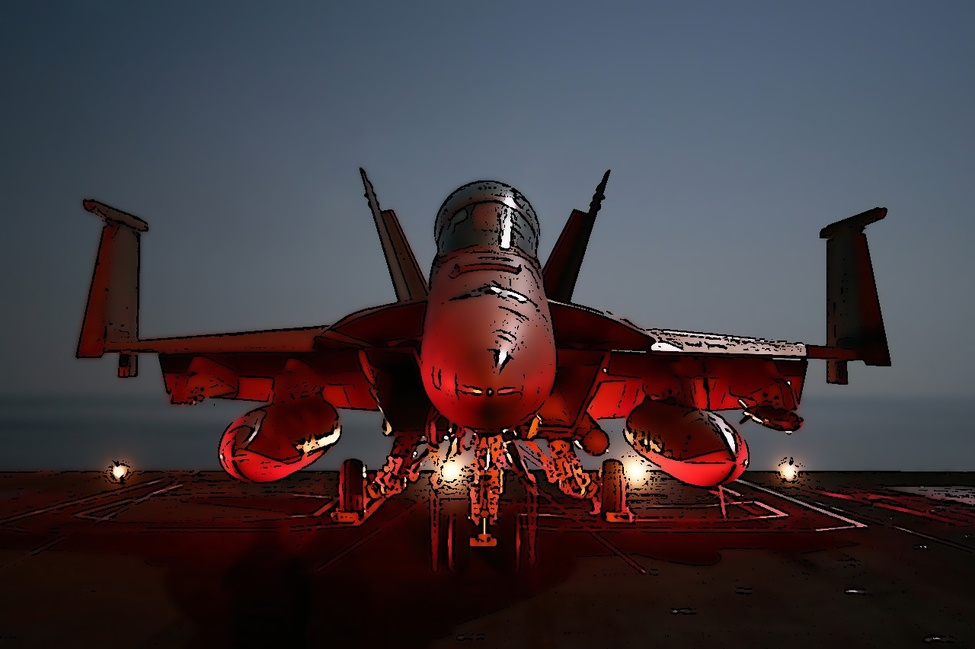
#> input picture PythonDataManipulation/cartoonified_image.jpg_1.jpg, 975 x 649 px, shrunk from 1280 x 852 before the run
$ python -i Toon_W.py   (imports and definitions only)   (older library calls are emulated)
#> lines starting #> are read from the running program, lines starting #| are printed output that depends on the picture; after the words box and inside, x2 and y2 are one past the last pixel; in counts of white or black regions, pixels touching at a corner belong together
#> further down, picture is the input picture: shape (649, 975, 3); mean B, G, R 62.3, 56.8, 66.1
# -*- coding: utf.
"""
Created on Wed Oct 25 21:19:59 2023

@author: Sanchez-Cisneros
"""

import cv2
import numpy as np
import requests
import os
import platform
import json
import random

#PIXABAY_API_KEY = "40280608-389a5d543efd52fde398d205d"


PIXABAY_API_KEY = '40280608-389a5d543efd52fde398d205d' # Replace with your Pixabay API key

def cartoonify_image(img_array):
    # Convert to grayscale
    gray = cv2.cvtColor(img_array, cv2.COLOR_BGR2GRAY)
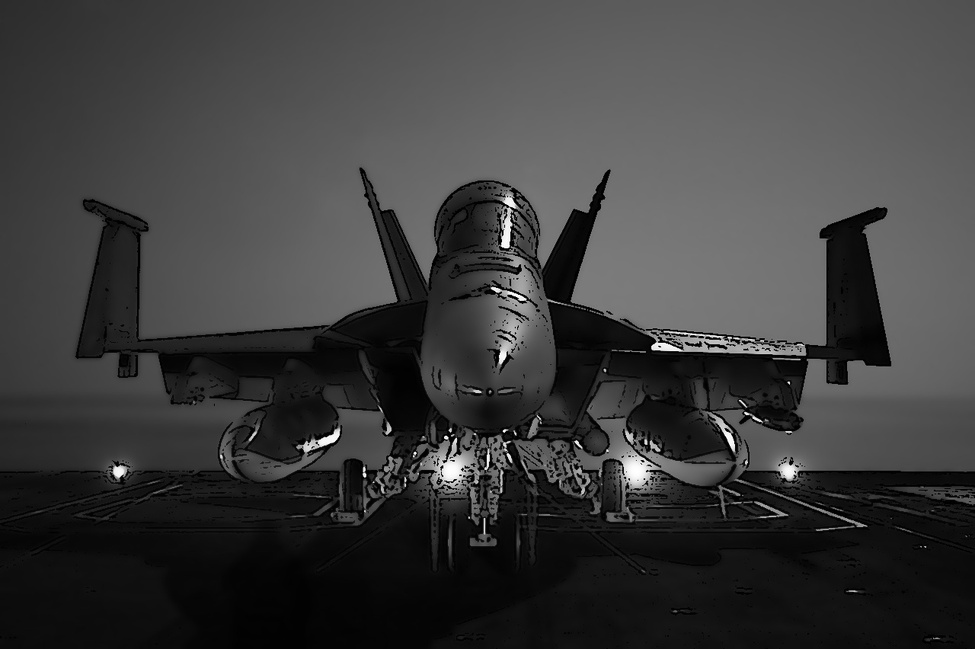
#> gray: shape (649, 975); min 0, max 255, mean 60.2

    # Apply median filter
    gray = cv2.medianBlur(gray, 5)

    # Detect edges using Laplacian and threshold
    edges = cv2.Laplacian(gray, cv2.CV_8U, ksize=5)
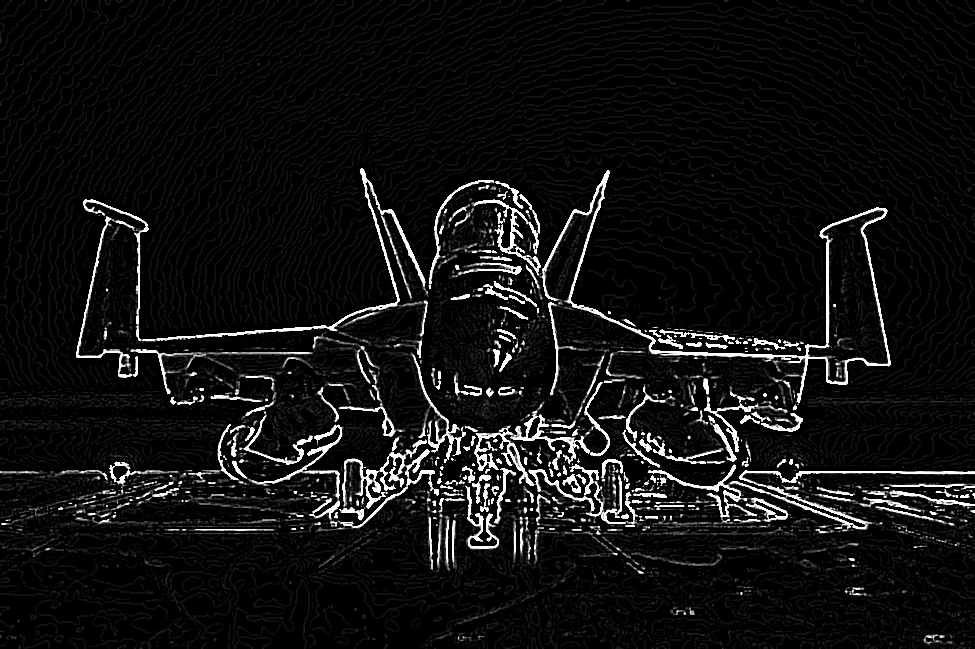
#> edges: shape (649, 975); min 0, max 255, mean 18
    ret, mask = cv2.threshold(edges, 100, 255, cv2.THRESH_BINARY_INV)
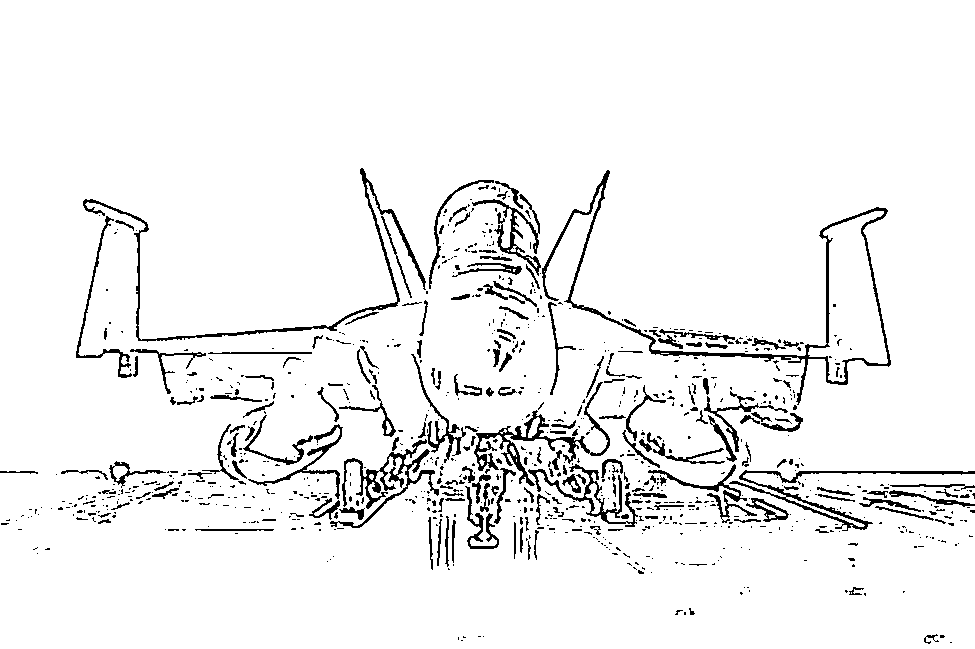
#> mask: shape (649, 975); 94.4% white; black in thin lines or dots, all inside (x1, y1, x2, y2) = (0, 168, 975, 644)

    # Apply bilateral filter multiple times (cartoon effect)
    for _ in range(4):
        img_array = cv2.bilateralFilter(img_array, 9, 75, 75)
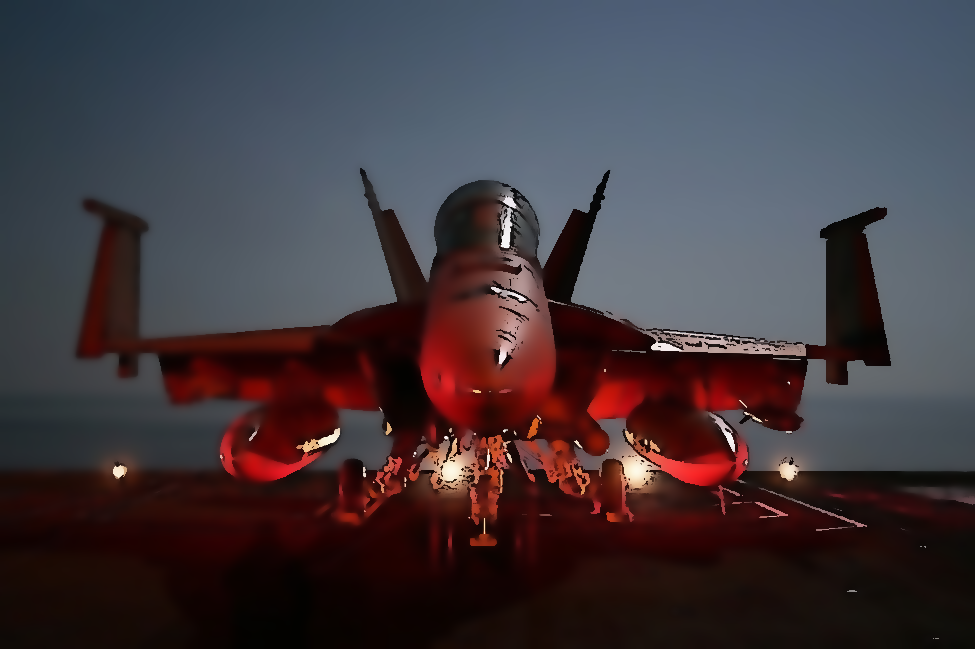
#> img_array: shape (649, 975, 3); mean B, G, R 62.4, 56.8, 66.4

    # Convert back to color and bitwise the mask and image
    cartoon = cv2.bitwise_and(img_array, img_array, mask=mask)
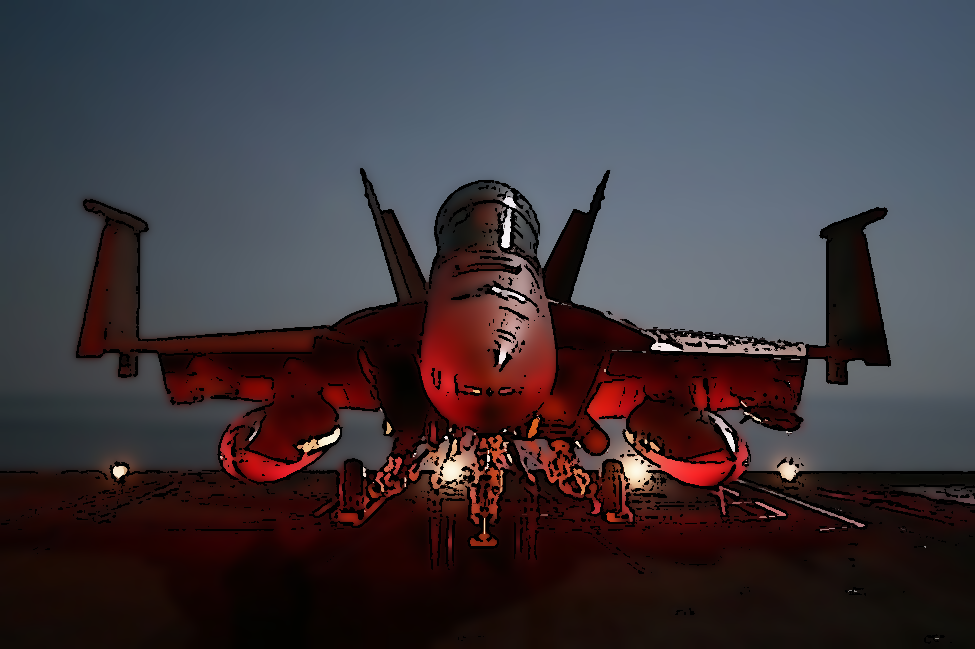
#> cartoon: shape (649, 975, 3); mean B, G, R 61.2, 55.5, 63.2

    return cartoon

# [49 lines left out: functions fetch_and_cartoonify, open_image, not called in this run]

# Running the main function
# [1 line not run here, left out]

>>> import cv2
>>> picture = cv2.imread('cartoonified_image.jpg_1.jpg')
>>> result = cartoonify_image(picture)

$ run again, on PythonDataManipulation/cartoonified_image.jpg_5.jpg
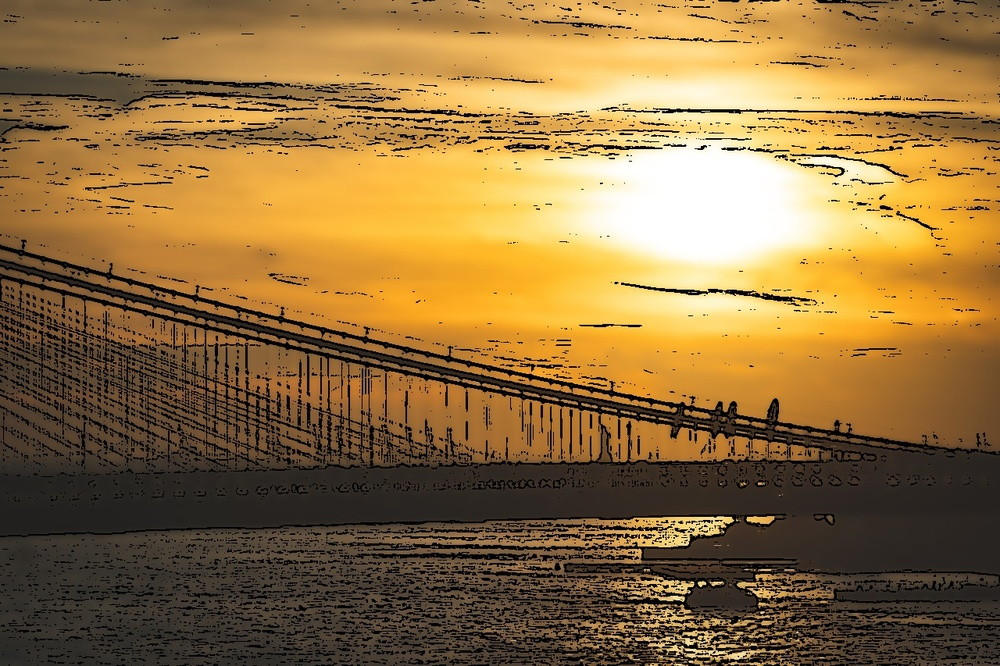
#> input picture PythonDataManipulation/cartoonified_image.jpg_5.jpg, 1000 x 666 px, shrunk from 1280 x 853 before the run
#> picture is the input picture: shape (666, 1000, 3); mean B, G, R 63.7, 112.1, 144.3
#> in cartoonify_image, `ret, mask = cv2.threshold(edges, 100, 255, cv2.THRESH_BINARY_INV)`:
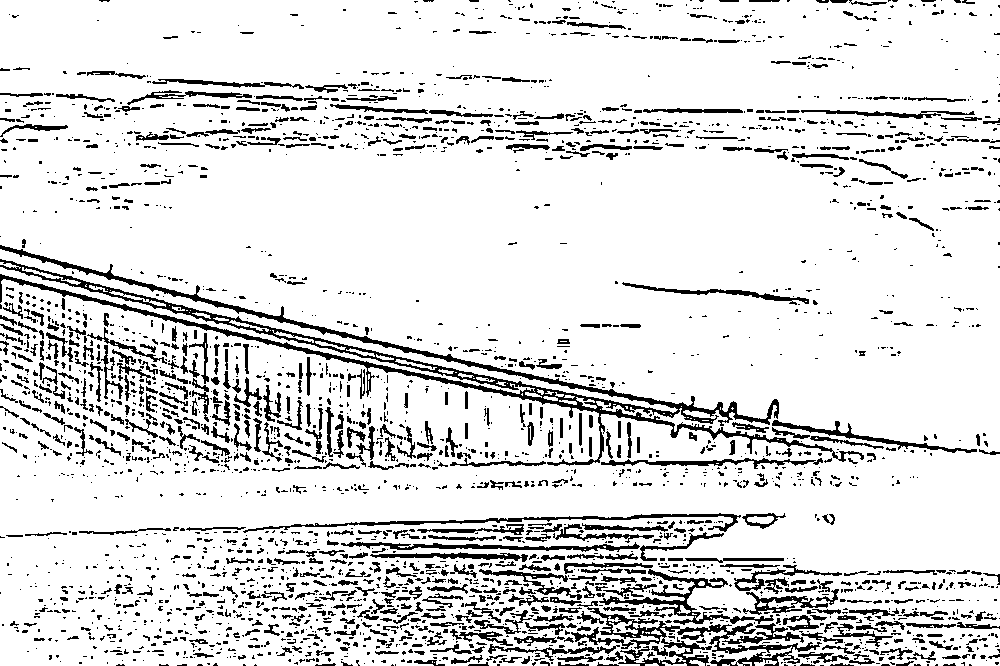
#> mask: shape (666, 1000); 87.1% white; 2951 black regions (2172 under 20 px), largest, box (x1, y1, x2, y2) and area: (0, 245, 864, 466) 11891, (571, 601, 822, 666) 3617, (599, 569, 774, 625) 1549
#> in cartoonify_image, `cartoon = cv2.bitwise_and(img_array, img_array, mask=mask)`:
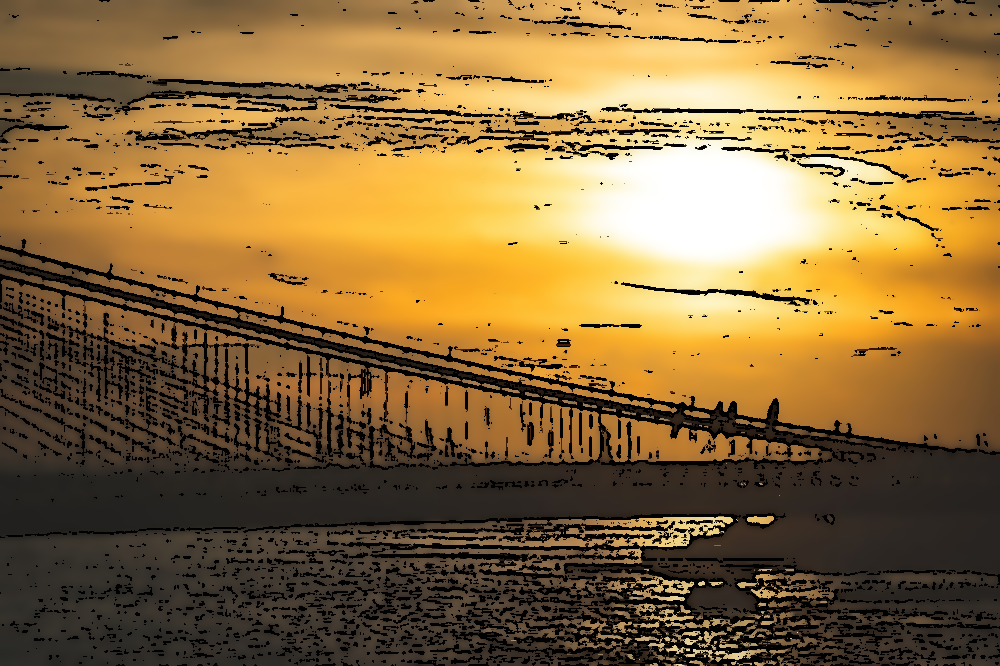
#> cartoon: shape (666, 1000, 3); mean B, G, R 59.7, 106.2, 136.4

$ run again, on PythonDataManipulation/cartoonified_image.jpg_7.jpg
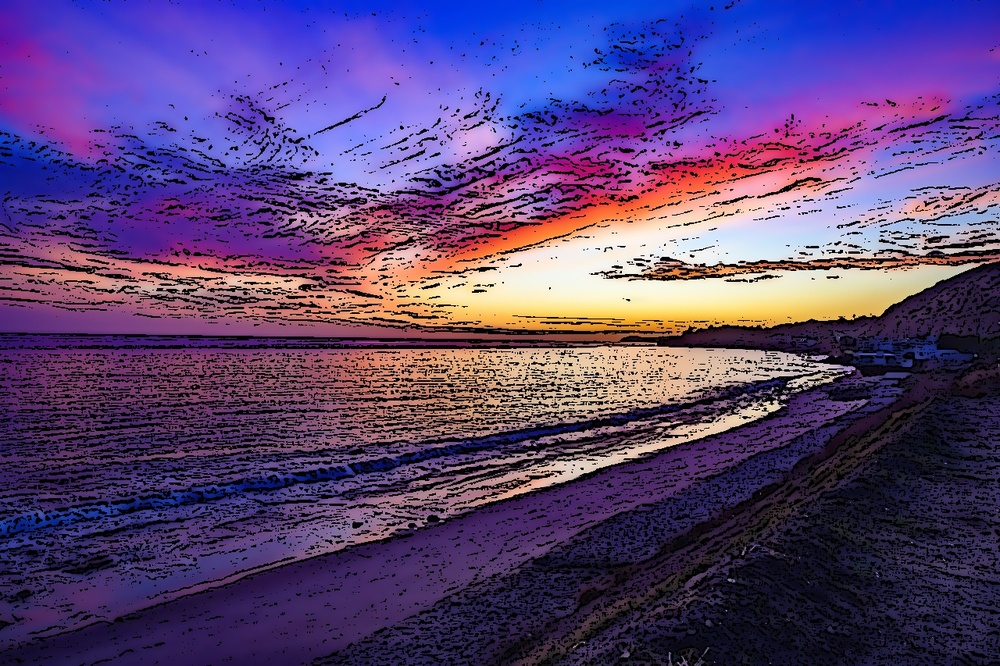
#> input picture PythonDataManipulation/cartoonified_image.jpg_7.jpg, 1000 x 666 px, shrunk from 1280 x 853 before the run
#> picture is the input picture: shape (666, 1000, 3); mean B, G, R 116.4, 67.4, 89.8
#> in cartoonify_image, `ret, mask = cv2.threshold(edges, 100, 255, cv2.THRESH_BINARY_INV)`:
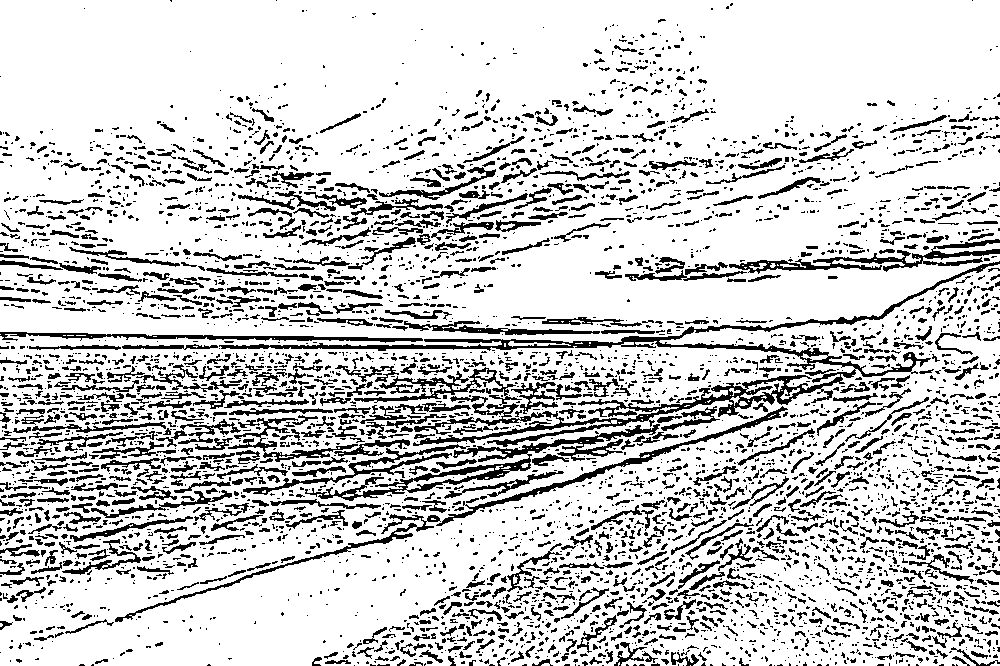
#> mask: shape (666, 1000); 80.7% white; 4715 black regions (3401 under 20 px), largest, box (x1, y1, x2, y2) and area: (219, 261, 1000, 447) 10160, (305, 424, 660, 501) 3425, (729, 239, 1000, 274) 2202
#> in cartoonify_image, `cartoon = cv2.bitwise_and(img_array, img_array, mask=mask)`:
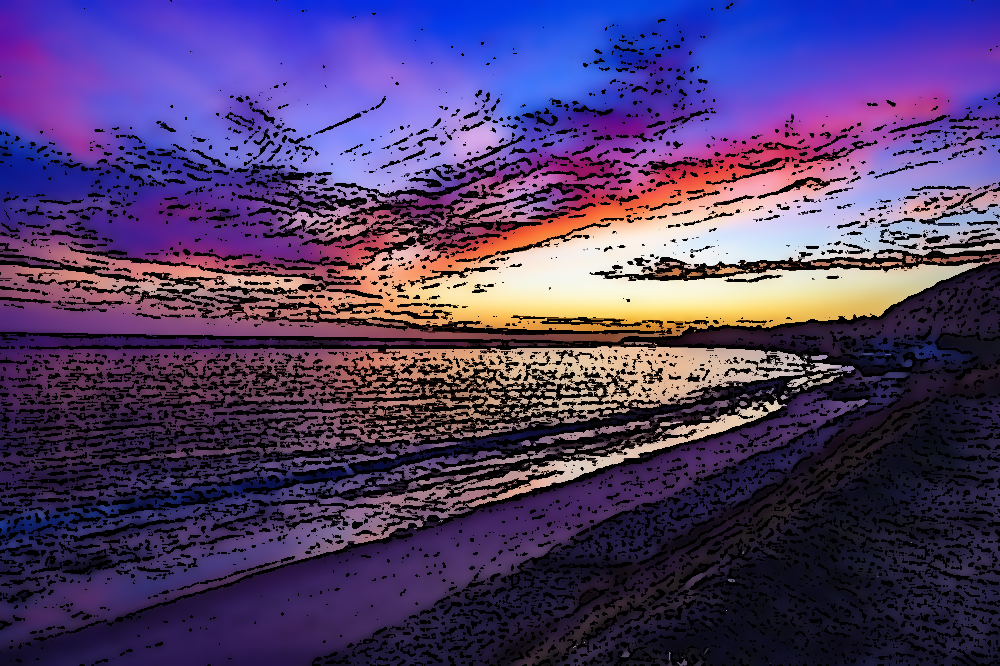
#> cartoon: shape (666, 1000, 3); mean B, G, R 105.7, 60.8, 79.9
